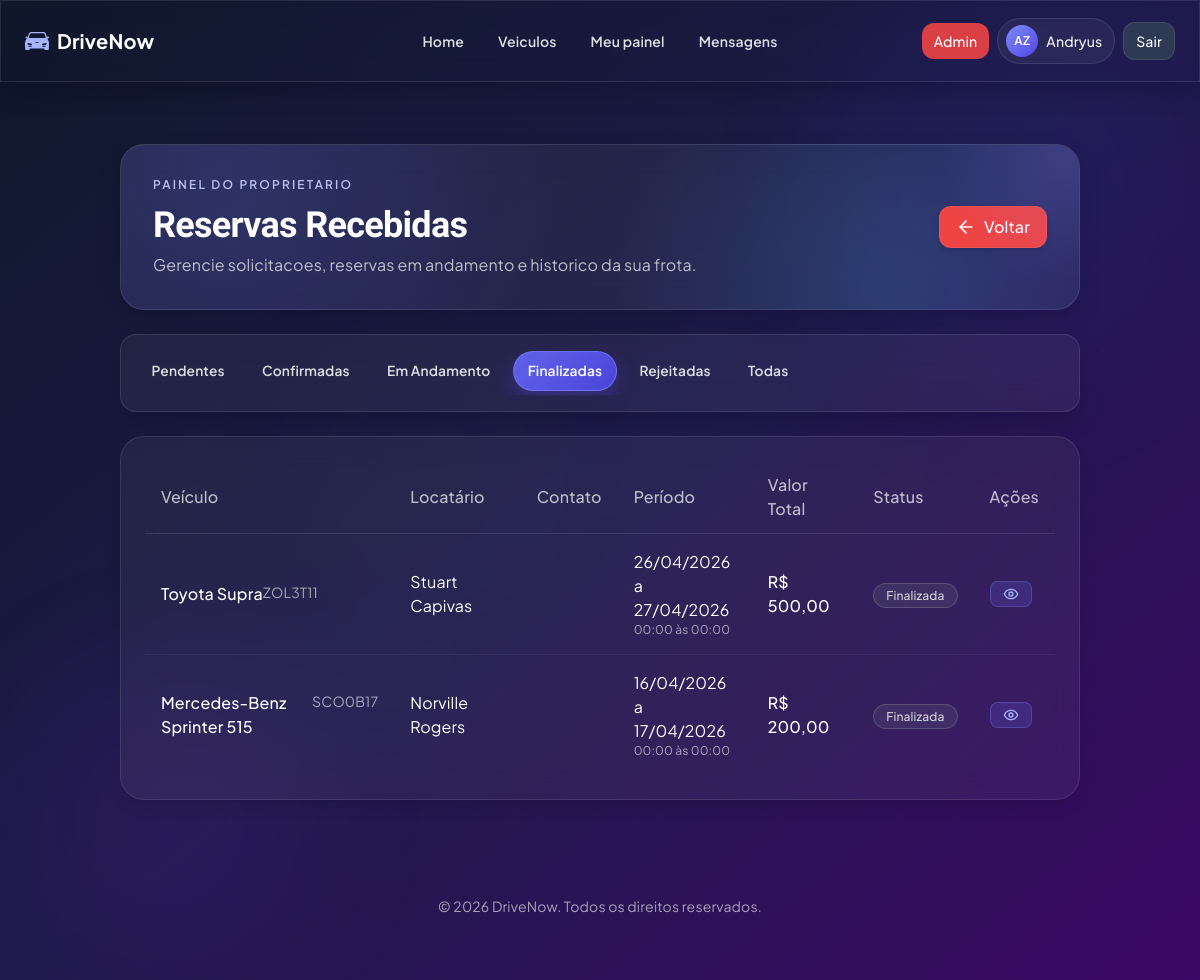
The app's page /reserva/reservas_recebidas.php?aba=finalizadas (signed in) with its own data.
### tables this page shows
CREATE TABLE `reserva` (
  `id` int(11) NOT NULL,
  `veiculo_id` int(11) DEFAULT NULL,
  `conta_usuario_id` int(11) DEFAULT NULL,
  `reserva_data` date DEFAULT NULL,
  `devolucao_data` date DEFAULT NULL,
  `diaria_valor` decimal(10,2) DEFAULT NULL,
  `taxas_de_uso` decimal(10,2) DEFAULT NULL,
  `taxas_de_limpeza` decimal(10,2) DEFAULT NULL,
  `valor_total` decimal(10,2) DEFAULT NULL,
  `status` varchar(20) DEFAULT 'pendente',
  `observacoes` text DEFAULT NULL
);

CREATE TABLE `veiculo` (
  `id` int(11) NOT NULL,
  `local_id` int(11) DEFAULT NULL,
  `categoria_veiculo_id` int(11) DEFAULT NULL,
  `dono_id` int(11) DEFAULT NULL,
  `veiculo_marca` varchar(50) DEFAULT NULL,
  `veiculo_modelo` varchar(100) DEFAULT NULL,
  `veiculo_ano` int(11) DEFAULT NULL,
  `veiculo_km` int(11) DEFAULT NULL,
  `veiculo_placa` varchar(50) DEFAULT NULL,
  `veiculo_cambio` varchar(50) DEFAULT NULL,
  `veiculo_combustivel` varchar(50) DEFAULT NULL,
  `veiculo_portas` int(11) DEFAULT NULL,
  `veiculo_acentos` int(11) DEFAULT NULL,
  `veiculo_tracao` varchar(50) DEFAULT NULL,
  `disponivel` tinyint(1) DEFAULT 1 COMMENT '0=Indisponível, 1=Disponível',
  `preco_diaria` decimal(10,2) NOT NULL DEFAULT 150.00,
  `descricao` text DEFAULT NULL,
  `media_avaliacao` decimal(3,1) DEFAULT NULL,
  `total_avaliacoes` int(11) DEFAULT 0
);

### reserva/reservas_recebidas.php (the view, shortened to what this page needs)
<?php
$usuario = getUsuario();
global $pdo;
$stmt = $pdo->prepare("SELECT id FROM dono WHERE conta_usuario_id = ?");
$stmt->execute([$usuario['id']]);
$dono = $stmt->fetch();
$aba = isset($_GET['aba']) ? $_GET['aba'] : 'pendentes';
$query = "SELECT r.*, v.veiculo_marca, v.veiculo_modelo, v.veiculo_placa,
          CONCAT(u.primeiro_nome, ' ', u.segundo_nome) AS nome_locatario,
          u.telefone AS telefone_locatario
          FROM reserva r
          JOIN veiculo v ON r.veiculo_id = v.id
          JOIN conta_usuario u ON r.conta_usuario_id = u.id
          WHERE v.dono_id = ?";
switch ($aba) {
    case 'finalizadas':
        $query .= " AND (r.status = 'finalizada' OR (r.status = 'confirmada' AND r.devolucao_data < CURRENT_DATE()) OR ((r.status IS NULL OR r.status = 'pendente') AND r.reserva_data <= CURRENT_DATE()))";
        break;
}
$query .= " ORDER BY r.reserva_data DESC";
$stmt = $pdo->prepare($query);
$stmt->execute([$dono['id']]);
$reservas = $stmt->fetchAll();
?>
<!DOCTYPE html>
<html lang="pt-br">
<head>
    <script src="https://cdn.tailwindcss.com"></script>
    <link rel="stylesheet" href="../assets/ui-modern.css">
</head>
<body class="drivenow-modern min-h-screen bg-gradient-to-br from-slate-900 via-indigo-950 to-purple-950 text-white p-4 md:p-8 overflow-x-hidden">
    <div class="fixed top-0 right-0 w-96 h-96 rounded-full bg-indigo-700 opacity-10 blur-3xl -z-10 animate-pulse animate-pulse-15s"></div>
    <div class="fixed bottom-0 left-0 w-80 h-80 rounded-full bg-purple-700 opacity-10 blur-3xl -z-10 animate-pulse animate-pulse-20s"></div>
    <div class="fixed top-1/3 left-1/4 w-64 h-64 rounded-full bg-slate-700 opacity-5 blur-3xl -z-10 animate-pulse animate-pulse-25s"></div>
    <?php include_once '../includes/navbar.php'; ?>
    <main class="container mx-auto px-4 pt-28 pb-8">
        <section class="hero-surface section-shell mb-6 backdrop-blur-lg bg-white/5 border subtle-border rounded-3xl p-6 md:p-8 mx-4">
            <div class="flex flex-col lg:flex-row lg:items-center lg:justify-between gap-4">
                <div>
                    <p class="text-indigo-200/90 text-xs uppercase tracking-[0.18em] font-semibold mb-3">Painel do Proprietario</p>
                    <h2 class="text-3xl md:text-4xl font-bold text-white">
                        Reservas Recebidas
                    </h2>
                    <p class="text-white/70 mt-2">Gerencie solicitacoes, reservas em andamento e historico da sua frota.</p>
                </div>
                <a href="../vboard.php" class="btn-dn-primary bg-red-500 hover:bg-red-600 text-white rounded-xl transition-colors border border-red-400/30 px-4 py-2 font-medium shadow-md hover:shadow-lg inline-flex items-center justify-center">
                    <svg xmlns="http://www.w3.org/2000/svg" width="24" height="24" viewBox="0 0 24 24" fill="none" stroke="currentColor" stroke-width="2" stroke-linecap="round" stroke-linejoin="round" class="h-5 w-5 mr-2">
                        <path d="m12 19-7-7 7-7"></path>
                        <path d="M19 12H5"></path>
                    </svg>
                    <span>Voltar</span>
                </a>
            </div>
        </section>
        <div class="section-shell backdrop-blur-lg bg-white/5 border subtle-border rounded-2xl mb-6 px-4 py-4 mx-4">
            <div class="overflow-x-auto pb-1">
                <div class="flex flex-nowrap md:flex-wrap gap-2 min-w-max md:min-w-0">
                    <a href="?aba=pendentes" class="nav-pill <?= $aba === 'pendentes' ? 'nav-pill-active tab-pill-active' : 'nav-pill-idle' ?> whitespace-nowrap">Pendentes</a>
                    <a href="?aba=confirmadas" class="nav-pill <?= $aba === 'confirmadas' ? 'nav-pill-active tab-pill-active' : 'nav-pill-idle' ?> whitespace-nowrap">Confirmadas</a>
                    <a href="?aba=andamento" class="nav-pill <?= $aba === 'andamento' ? 'nav-pill-active tab-pill-active' : 'nav-pill-idle' ?> whitespace-nowrap">Em Andamento</a>
                    <a href="?aba=finalizadas" class="nav-pill <?= $aba === 'finalizadas' ? 'nav-pill-active tab-pill-active' : 'nav-pill-idle' ?> whitespace-nowrap">Finalizadas</a>
                    <a href="?aba=rejeitadas" class="nav-pill <?= $aba === 'rejeitadas' ? 'nav-pill-active tab-pill-active' : 'nav-pill-idle' ?> whitespace-nowrap">Rejeitadas</a>
                    <a href="?aba=todas" class="nav-pill <?= $aba === 'todas' ? 'nav-pill-active tab-pill-active' : 'nav-pill-idle' ?> whitespace-nowrap">Todas</a>
                </div>
            </div>
        </div>
        <?php if (empty($reservas)): ?>
            <div class="section-shell backdrop-blur-lg bg-white/5 border subtle-border rounded-3xl p-8 shadow-lg transition-all hover:shadow-xl hover:bg-white/10 mx-4">
                <div class="text-center py-8">
                    <div class="p-6 rounded-full bg-indigo-500/20 text-white border border-indigo-400/30 inline-flex mb-6">
                        <svg xmlns="http://www.w3.org/2000/svg" width="24" height="24" viewBox="0 0 24 24" fill="none" stroke="currentColor" stroke-width="2" stroke-linecap="round" stroke-linejoin="round" class="h-10 w-10">
                            <rect width="18" height="18" x="3" y="4" rx="2" ry="2"/>
                            <line x1="16" x2="16" y1="2" y2="6"/>
                            <line x1="8" x2="8" y1="2" y2="6"/>
                            <line x1="3" x2="21" y1="10" y2="10"/>
                        </svg>
                    </div>
                    <h3 class="text-xl font-bold text-white mb-4">Nenhuma reserva encontrada</h3>
                    <p class="text-white/70 mb-6">Não há reservas na categoria "<?= ucfirst($aba) ?>" no momento.</p>
                </div>
            </div>
        <?php else: ?>
            <div class="section-shell backdrop-blur-lg bg-white/5 border subtle-border rounded-3xl p-6 shadow-lg transition-all hover:shadow-xl hover:bg-white/10 mx-4 overflow-x-auto">
                <table class="dn-table w-full min-w-full">
                    <thead class="border-b border-white/10 text-left">
                        <tr>
                            <th class="px-4 py-3 text-white/70 font-medium">Veículo</th>
                            <th class="px-4 py-3 text-white/70 font-medium">Locatário</th>
                            <th class="px-4 py-3 text-white/70 font-medium">Contato</th>
                            <th class="px-4 py-3 text-white/70 font-medium">Período</th>
                            <th class="px-4 py-3 text-white/70 font-medium">Valor Total</th>
                            <th class="px-4 py-3 text-white/70 font-medium">Status</th>
                            <th class="px-4 py-3 text-white/70 font-medium">Ações</th>
                        </tr>
                    </thead>
                    <tbody class="divide-y divide-white/5">
                        <?php foreach ($reservas as $reserva): ?>
                            <?php
                            if (!empty($reserva['status'])) {
                                if ($reserva['status'] === 'pago') {
                                    $status = 'Pago';
                                    $statusClass = 'bg-purple-500/20 text-purple-300 border border-purple-400/30';
                                } elseif ($reserva['status'] === 'rejeitada') {
                                    $status = 'Rejeitada';
                                    $statusClass = 'bg-red-500/20 text-red-300 border border-red-400/30';
                                } elseif ($reserva['status'] === 'finalizada') {
                                    $status = 'Finalizada';
                                    $statusClass = 'bg-gray-500/20 text-gray-300 border border-gray-400/30';
                                } else {
                                    $status = 'Pendente';
                                    $statusClass = 'bg-blue-500/20 text-blue-300 border border-blue-400/30';
                                }
                            } else {
                                $status = 'Pendente';
                                $statusClass = 'bg-blue-500/20 text-blue-300 border border-blue-400/30';
                            }
                            ?>
                            <tr class="hover:bg-white/5 transition-colors">
                                <td class="px-4 py-4">
                                    <div class="flex flex-gap-2">
                                        <span class="font-medium text-white">
                                            <?= htmlspecialchars($reserva['veiculo_marca']) ?> <?= htmlspecialchars($reserva['veiculo_modelo']) ?>
                                        </span>
                                        <span class="text-sm text-white/60">
                                            <?= htmlspecialchars($reserva['veiculo_placa']) ?>
                                        </span>
                                    </div>
                                </td>
                                <td class="px-4 py-4 text-white">
                                    <?= htmlspecialchars($reserva['nome_locatario']) ?>
                                </td>
                                <td class="px-4 py-4 text-white">
                                </td>
                                <td class="px-4 py-4">
                                    <div class="flex flex-col">
                                        <span class="text-white">
                                            <?= date('d/m/Y', strtotime($reserva['reserva_data'])) ?>
                                        </span>
                                        <span class="text-white">
                                            a <?= date('d/m/Y', strtotime($reserva['devolucao_data'])) ?>
                                        </span>
                                        <span class="text-xs text-white/60">
                                            <?= date('H:i', strtotime($reserva['reserva_data'])) ?> às <?= date('H:i', strtotime($reserva['devolucao_data'])) ?>
                                        </span>
                                    </div>
                                </td>
                                <td class="px-4 py-4 font-medium text-white">
                                    R$ <?= number_format($reserva['valor_total'], 2, ',', '.') ?>
                                </td>
                                <td class="px-4 py-4">
                                    <span class="px-3 py-1 rounded-full text-xs font-medium <?= $statusClass ?>">
                                        <?= $status ?>
                                    </span>
                                </td>
                                <td class="px-4 py-4">
                                    <div class="flex gap-2">
                                        <a href="detalhes_reserva.php?id=<?= $reserva['id'] ?>" class="btn-dn-ghost bg-indigo-500/20 hover:bg-indigo-500/30 text-indigo-300 border border-indigo-400/30 rounded-lg px-3 py-1 text-sm font-medium transition-colors">
                                            <svg xmlns="http://www.w3.org/2000/svg" width="24" height="24" viewBox="0 0 24 24" fill="none" stroke="currentColor" stroke-width="2" stroke-linecap="round" stroke-linejoin="round" class="h-4 w-4">
                                                <path d="M2 12s3-7 10-7 10 7 10 7-3 7-10 7-10-7-10-7Z"></path>
                                                <circle cx="12" cy="12" r="3"></circle>
                                            </svg>
                                        </a>
                                    </div>
                                </td>
                            </tr>
                        <?php endforeach; ?>
                    </tbody>
                </table>
            </div>
        <?php endif; ?>
    </main>
    <footer class="container mx-auto mt-16 px-4 pb-8 text-center text-white/60 text-sm">
        <p>© <script>document.write(new Date().getFullYear())</script> DriveNow. Todos os direitos reservados.</p>
    </footer>
</body>
</html>

### assets/ui-modern.css (style rules this page uses)
:root { --dn-font-title: 'Sora', 'Trebuchet MS', 'Segoe UI', Tahoma, Geneva, Verdana, sans-serif; --dn-font-body: 'Plus Jakarta Sans', 'Segoe UI', Tahoma, Geneva, Verdana, sans-serif; --dn-surface: rgba(255, 255, 255, 0.06); --dn-surface-hover: rgba(255, 255, 255, 0.1); --dn-border: rgba(255, 255, 255, 0.14); --dn-shadow: 0 18px 35px rgba(2, 6, 23, 0.35); --dn-shadow-soft: 0 10px 22px rgba(2, 6, 23, 0.2); --dn-primary: #6366f1; --dn-primary-hover: #4f46e5; --dn-primary-accent: #818cf8; }
.drivenow-modern { font-family: var(--dn-font-body); letter-spacing: 0.01em; }
.drivenow-modern h1, .drivenow-modern h2, .drivenow-modern h3, .drivenow-modern h4, .drivenow-modern .title-font { font-family: var(--dn-font-title); letter-spacing: -0.02em; }
.section-shell { border: 1px solid var(--dn-border); box-shadow: var(--dn-shadow-soft); }
.hero-surface { position: relative; overflow: hidden; border: 1px solid var(--dn-border); background: radial-gradient(circle at 10% 15%, rgba(99, 102, 241, 0.22), transparent 40%), radial-gradient(circle at 80% 85%, rgba(56, 189, 248, 0.15), transparent 35%), rgba(255, 255, 255, 0.05); }
.hero-surface::after { content: ''; position: absolute; right: -120px; top: -120px; width: 260px; height: 260px; border-radius: 999px; background: radial-gradient(circle, rgba(129, 140, 248, 0.2), transparent 70%); pointer-events: none; }
.btn-dn-primary { border: 1px solid rgba(129, 140, 248, 0.45); box-shadow: 0 12px 25px rgba(79, 70, 229, 0.28); transition: transform 0.2s ease, box-shadow 0.2s ease, background-color 0.2s ease; }
.btn-dn-ghost { transition: transform 0.2s ease, background-color 0.2s ease, border-color 0.2s ease; }
.dn-table tbody tr { transition: background-color 0.2s ease; }
.nav-pill { border-radius: 999px; padding: 0.55rem 0.85rem; font-weight: 600; font-size: 0.86rem; transition: all 0.22s ease; }
.nav-pill-active { color: #ffffff; background: linear-gradient(135deg, rgba(99, 102, 241, 0.95), rgba(79, 70, 229, 0.92)); border: 1px solid rgba(129, 140, 248, 0.55); box-shadow: 0 10px 20px rgba(79, 70, 229, 0.35); }
.nav-pill-idle { color: rgba(255, 255, 255, 0.85); border: 1px solid transparent; }

### reserva/reservas_recebidas.php (style rules this page uses)
.animate-pulse-15s { animation-duration: 15s; }
.animate-pulse-20s { animation-duration: 20s; }
.animate-pulse-25s { animation-duration: 25s; }
.subtle-border { border-color: rgba(255, 255, 255, 0.1); }
.tab-pill-active { background-color: rgba(255, 255, 255, 0.1); border-color: rgba(129, 140, 248, 0.55); color: white; }

### records on screen
reserva: veiculo.veiculo_marca "Toyota", veiculo.veiculo_modelo "Supra", veiculo.veiculo_placa "ZOL3T11", nome_locatario "Stuart Capivas", reserva_data "26/04/2026", devolucao_data "27/04/2026", reserva_data "00:00", devolucao_data "00:00", valor_total "500,00", status "Finalizada"
reserva: veiculo.veiculo_marca "Mercedes-Benz", veiculo.veiculo_modelo "Sprinter 515", veiculo.veiculo_placa "SCO0B17", nome_locatario "Norville Rogers", reserva_data "16/04/2026", devolucao_data "17/04/2026", reserva_data "00:00", devolucao_data "00:00", valor_total "200,00", status "Finalizada"

### other values on screen
$navIniciais "AZ"
$navNomeExibicao "Andryus"
